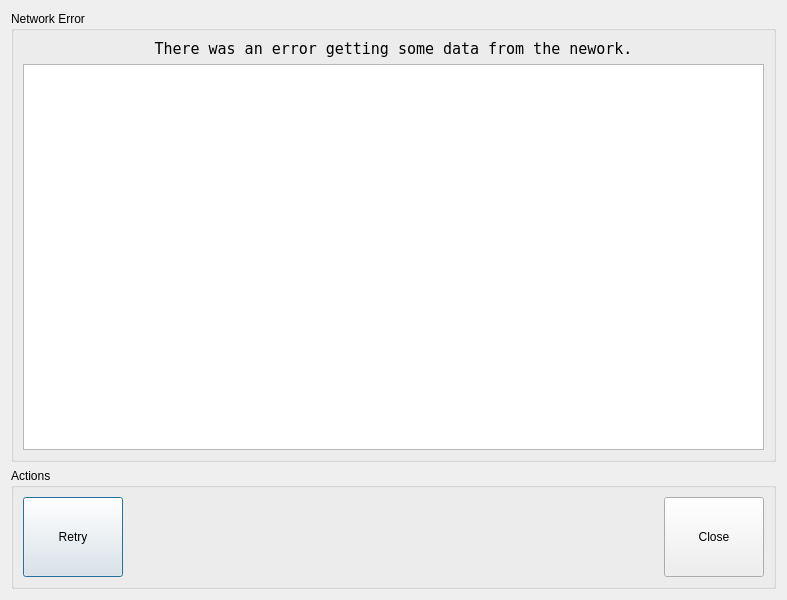
<?xml version="1.0" encoding="UTF-8"?>
<ui version="4.0">
 <class>DisplayNetworkError</class>
 <widget class="QDialog" name="DisplayNetworkError">
  <property name="geometry">
   <rect>
    <x>0</x>
    <y>0</y>
    <width>787</width>
    <height>600</height>
   </rect>
  </property>
  <property name="windowTitle">
   <string>Network Error</string>
  </property>
  <layout class="QVBoxLayout" name="verticalLayout_2">
   <item>
    <widget class="QGroupBox" name="groupBox">
     <property name="title">
      <string>Network Error</string>
     </property>
     <layout class="QVBoxLayout" name="verticalLayout">
      <item>
       <widget class="QLabel" name="label">
        <property name="font">
         <font>
          <family>Terminal</family>
          <pointsize>11</pointsize>
         </font>
        </property>
        <property name="text">
         <string>There was an error getting some data from the nework.</string>
        </property>
        <property name="alignment">
         <set>Qt::AlignCenter</set>
        </property>
       </widget>
      </item>
      <item>
       <widget class="QTextBrowser" name="errorOutput">
        <property name="font">
         <font>
          <family>Terminal</family>
          <pointsize>11</pointsize>
         </font>
        </property>
        <property name="cursor" stdset="0">
         <cursorShape>PointingHandCursor</cursorShape>
        </property>
        <property name="whatsThis">
         <string>Network error status report</string>
        </property>
        <property name="documentTitle">
         <string>Network Error</string>
        </property>
       </widget>
      </item>
     </layout>
    </widget>
   </item>
   <item>
    <widget class="QGroupBox" name="groupBox_2">
     <property name="minimumSize">
      <size>
       <width>0</width>
       <height>80</height>
      </size>
     </property>
     <property name="title">
      <string>Actions</string>
     </property>
     <layout class="QHBoxLayout" name="horizontalLayout">
      <item>
       <widget class="QPushButton" name="pushButton">
        <property name="minimumSize">
         <size>
          <width>100</width>
          <height>80</height>
         </size>
        </property>
        <property name="cursor">
         <cursorShape>CrossCursor</cursorShape>
        </property>
        <property name="whatsThis">
         <string>Retry the last network update</string>
        </property>
        <property name="text">
         <string>Retry</string>
        </property>
       </widget>
      </item>
      <item>
       <spacer name="horizontalSpacer">
        <property name="orientation">
         <enum>Qt::Horizontal</enum>
        </property>
        <property name="sizeHint" stdset="0">
         <size>
          <width>534</width>
          <height>20</height>
         </size>
        </property>
       </spacer>
      </item>
      <item>
       <widget class="QPushButton" name="pushButton_2">
        <property name="minimumSize">
         <size>
          <width>100</width>
          <height>80</height>
         </size>
        </property>
        <property name="cursor">
         <cursorShape>CrossCursor</cursorShape>
        </property>
        <property name="whatsThis">
         <string>Close this message box</string>
        </property>
        <property name="text">
         <string>Close</string>
        </property>
       </widget>
      </item>
     </layout>
    </widget>
   </item>
  </layout>
 </widget>
 <tabstops>
  <tabstop>pushButton_2</tabstop>
  <tabstop>pushButton</tabstop>
  <tabstop>errorOutput</tabstop>
 </tabstops>
 <resources/>
 <connections/>
</ui>
